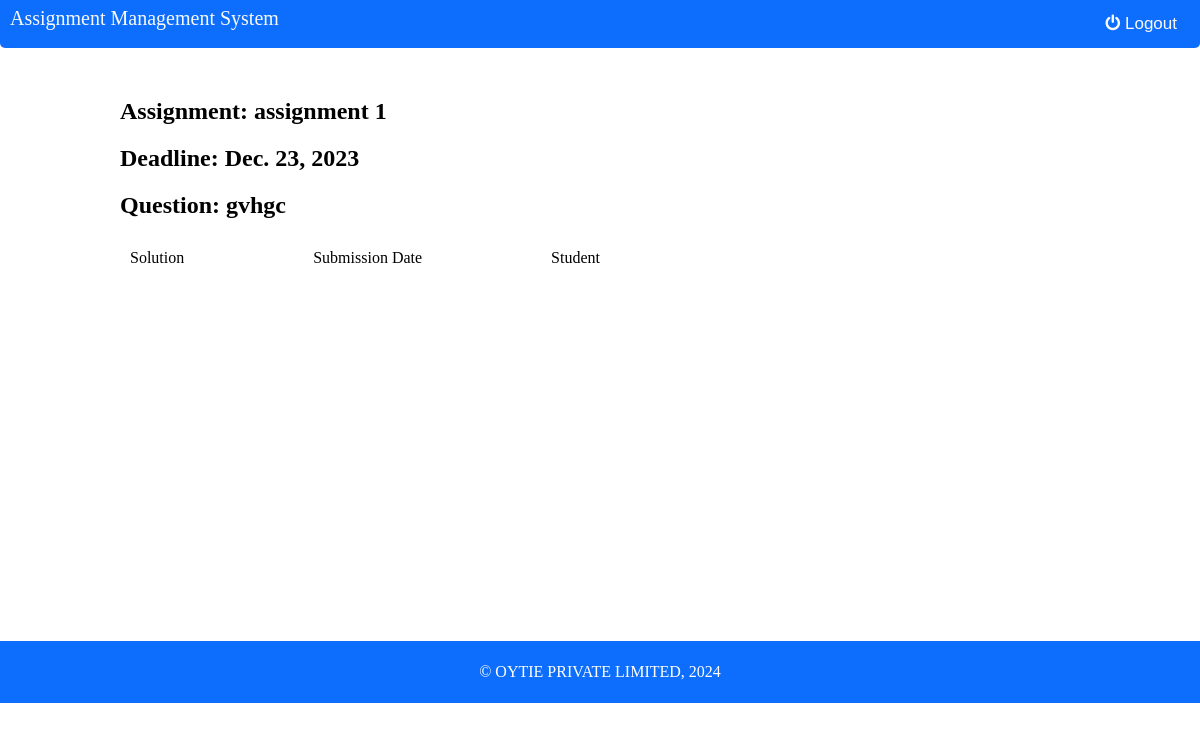
The app's page /assignment_response/2, older data.
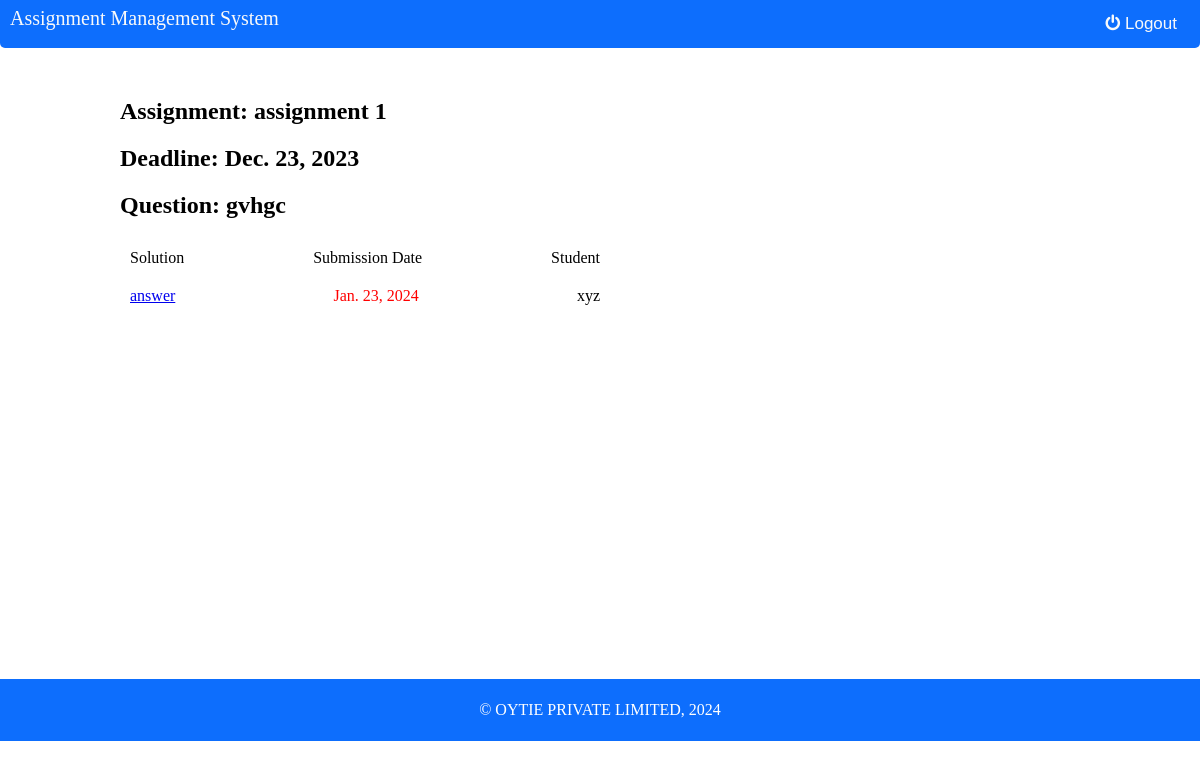
The same page, newer data.
### service/models.py (models this page shows)
class Solution(models.Model):
    stud_id=models.ForeignKey("Student", on_delete=models.CASCADE)
    assign_id=models.ForeignKey("Assignment", on_delete=models.CASCADE)
    solution=models.TextField(max_length=500)
    points=models.CharField(max_length=20,null=True)
    comment=models.CharField(max_length=80,null=True)
    submission_date=models.DateField()

class Student(models.Model):
    name=models.CharField(max_length=20)
    username=models.CharField(max_length=50)
    address=models.CharField(max_length=80)
    phone=models.CharField(max_length=20)
    email=models.EmailField(max_length = 254)
    batch=models.ForeignKey("Batch", on_delete=models.CASCADE)
    password=models.CharField(max_length=20)

### assignment_management/views.py (the view)
# urls.py: path('assignment_response/<int:id>',views.assignment_response,name="assignment_response"),
def assignment_response(request,id):
    main_list=[]
    assignset=Assignment.objects.filter(id=id)
    for assign in assignset:
        data={"id":assign.id,"name":assign.name,"deadline":assign.deadline,"que":assign.questions}
    result=Solution.objects.filter(assign_id=id)
    for res in result:
        stud_id=res.stud_id
        stud_detail=Student.objects.filter(id=stud_id.id)
        for s in stud_detail:
            stud_name=s.name
        list=[stud_id.id,stud_name,res.solution,res.submission_date]
        main_list.append(list)
    data.update({"details":main_list})
    return render(request,'assignment_response.html',data)

### templates/assignment_response.html (shortened to what this page needs)
<!DOCTYPE html>
<html lang="en">
<head>
  <link rel="stylesheet" href="https://cdnjs.cloudflare.com/ajax/libs/font-awesome/4.7.0/css/font-awesome.min.css">
</head>
<body>
  <nav>
    <h1 id="header">Assignment Management System</h1>
    <div id="nav--right">
      <form action="{%url 'logout'%}">
        <li><button id="logout"><i class="fa fa-power-off"></i>Logout</button></li>
      </form>
    </div>
  </nav>
  <div class="container">
    <h1 >Assignment: {{name}}</h1>
    <h1>Deadline: {{deadline}}</h1>
    <h1>Question: {{que}}</h1>
    <ul>
      <li>
        <div class="sol">Solution</div>
        <div class="submission">Submission Date</div>
        <div class="stud">Student</div>
      </li>
      {% for x in details%}
      <li>
        <a href="/check/{{id}}/{{x.0}}">
          <div>{{x.2}}</div>
        </a>
        <div class="date">{{x.3}}</div>
        <div>{{x.1}}</div>
      </li>
      {% endfor %}
    </ul>
    <br>
    <br>
  </div>
  <footer class="footer">
    <p>&copy; OYTIE PRIVATE LIMITED, 2024</p>
  </footer>
</body>
</html>

Row changes from the older to the newer data that the page shows:
added Solution: solution "answer", submission_date "Jan. 23, 2024"
now on this page (row unchanged): Student: name "xyz"
